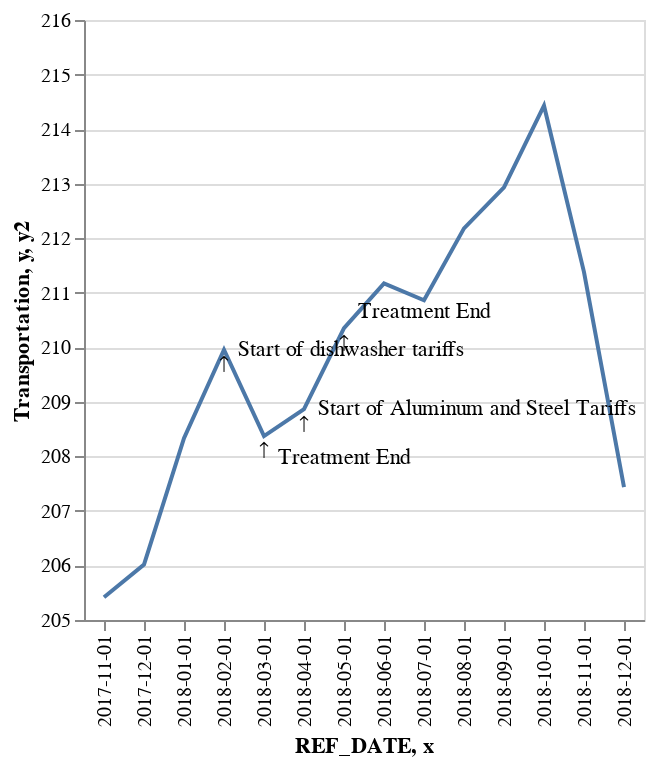

Notebook code for this chart:
### Code cell
return_chart(df_treatment, 'Transportation', 205, 216)
